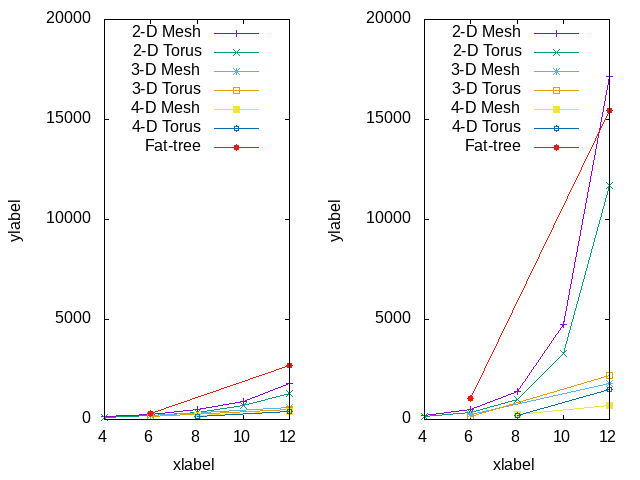

Reproduce this figure in gnuplot.
do for [FILETYPE in "png eps"] {

# set terminal png
# set output 'multiplot.png' 

# set term post eps color #"GothicBBB-Medium-RKSJ-H, 20"      
# set output 'multiplot.eps' 

set terminal FILETYPE
set output 'multiplot.'.FILETYPE

# set size 1,1.5
set size 1,1
set origin 0,0
set multiplot

set size 0.5,1
set origin 0.5,0
set yrange [0:20000]
set xlabel "xlabel"
set ylabel "ylabel"
set key top left font ", 12"
#unset key
#set title "Average Turnaround Time"
plot  'multiplot-1.txt' using 2:xtic(1) title "2-D Mesh" with linespoints, '' using 3 title "2-D Torus" with linespoints, '' using 4 title "3-D Mesh" with linespoints, '' using 5 title "3-D Torus" with linespoints, '' using 6 title "4-D Mesh" with linespoints, '' using 7 title "4-D Torus" with linespoints, '' using 8 title "Fat-tree" with linespoints

set size 0.5,1
set origin 0,0
set yrange [0:20000]
set xlabel "xlabel"
set ylabel "ylabel"
set key top left font ", 12"
#unset key
#set title "Average Turnaround Time"
plot  'multiplot-2.txt' using 2:xtic(1) title "2-D Mesh" with linespoints, '' using 3 title "2-D Torus" with linespoints, '' using 4 title "3-D Mesh" with linespoints, '' using 5 title "3-D Torus" with linespoints, '' using 6 title "4-D Mesh" with linespoints, '' using 7 title "4-D Torus" with linespoints, '' using 8 title "Fat-tree" with linespoints

unset multiplot
reset

}